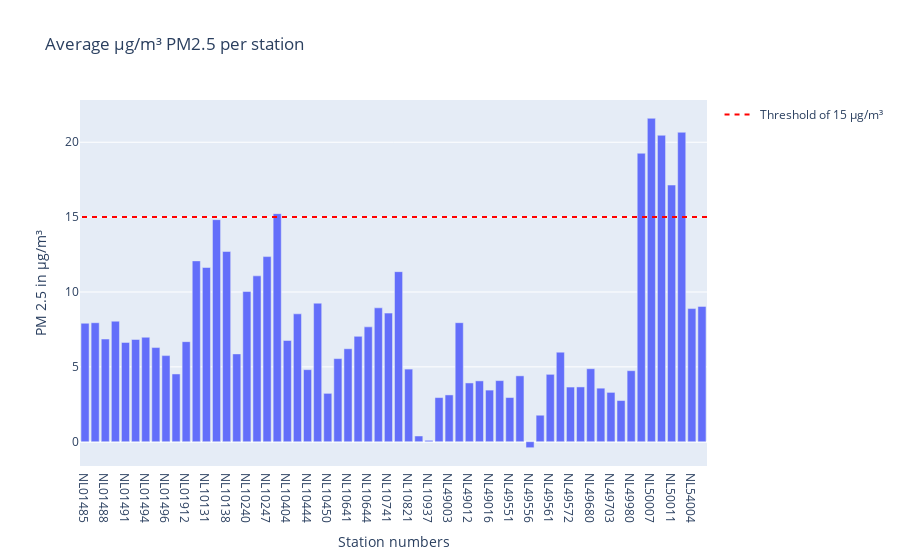

The notebook cell saved with this chart:
### Code cell
bar_pm25 = px.bar(meanlocation_PM25, x='station_number' , y= 'value', title='Average µg/m³ PM2.5 per station')
bar_pm25.update_layout(yaxis_title='PM 2.5 in µg/m³', xaxis_title= "Station numbers", barmode='group') 
#bar.add_shape(type='line', y0=40, y1=40, xref='paper', x0=0, x1=1, line_color='red')
bar_pm25.add_shape(
    legendrank=1,
    showlegend=True,
    type="line",
    xref="paper",
    line=dict(dash="5px", color='red'),
    x0=1,
    x1=0,
    y0=15,
    y1=15,
    name='Threshold of 15 µg/m³'
)

bar_pm25.show()

### Figure 1 — Plotly figure (JSON) as saved in the notebook; plotly's stock layout.template omitted (floating-point values rounded to 4 significant figures)
{"data": [{"alignmentgroup": "True", "hovertemplate": "station_number=%{x}<br>value=%{y}<extra></extra>", "legendgroup": "", "marker": {"color": "#636efa", "pattern": {"shape": ""}}, "name": "", "offsetgroup": "", "orientation": "v", "showlegend": false, "textposition": "auto", "type": "bar", "x": ["NL01485", "NL01487", "NL01488", "NL01489", "NL01491", "NL01493", "NL01494", "NL01495", "NL01496", "NL01497", "NL01912", "NL01913", "NL10131", "NL10136", "NL10138", "NL10230", "NL10240", "NL10241", "NL10247", "NL10248", "NL10404", "NL10418", "NL10444", "NL10449", "NL10450", "NL10636", "NL10641", "NL10643", "NL10644", "NL10738", "NL10741", "NL10742", "NL10821", "NL10934", "NL10937", "NL10938", "NL49003", "NL49007", "NL49012", "NL49014", "NL49016", "NL49017", "NL49551", "NL49553", "NL49556", "NL49557", "NL49561", "NL49570", "NL49572", "NL49573", "NL49680", "NL49701", "NL49703", "NL49704", "NL49980", "NL50003", "NL50007", "NL50010", "NL50011", "NL50012", "NL54004", "NL54010"], "xaxis": "x", "y": [7.912, 7.947, 6.856, 8.05, 6.631, 6.829, 6.976, 6.287, 5.75, 4.525, 6.682, 12.08, 11.63, 14.83, 12.7, 5.865, 10.03, 11.08, 12.36, 15.23, 6.761, 8.542, 4.812, 9.251, 3.23, 5.55, 6.209, 7.036, 7.67, 8.941, 8.588, 11.36, 4.849, 0.3819, 0.09312, 2.947, 3.125, 7.95, 3.925, 4.062, 3.447, 4.081, 2.95, 4.4, -0.4, 1.769, 4.5, 5.981, 3.65, 3.659, 4.875, 3.575, 3.294, 2.75, 4.744, 19.27, 21.6, 20.47, 17.14, 20.67, 8.892, 9.038], "yaxis": "y"}], "layout": {"barmode": "group", "legend": {"tracegroupgap": 0}, "shapes": [{"legendrank": 1, "line": {"color": "red", "dash": "5px"}, "name": "Threshold of 15 µg/m³", "showlegend": true, "type": "line", "x0": 1, "x1": 0, "xref": "paper", "y0": 15, "y1": 15}], "title": {"text": "Average µg/m³ PM2.5 per station"}, "xaxis": {"anchor": "y", "domain": [0, 1], "title": {"text": "Station numbers"}}, "yaxis": {"anchor": "x", "domain": [0, 1], "title": {"text": "PM 2.5 in µg/m³"}}}}
